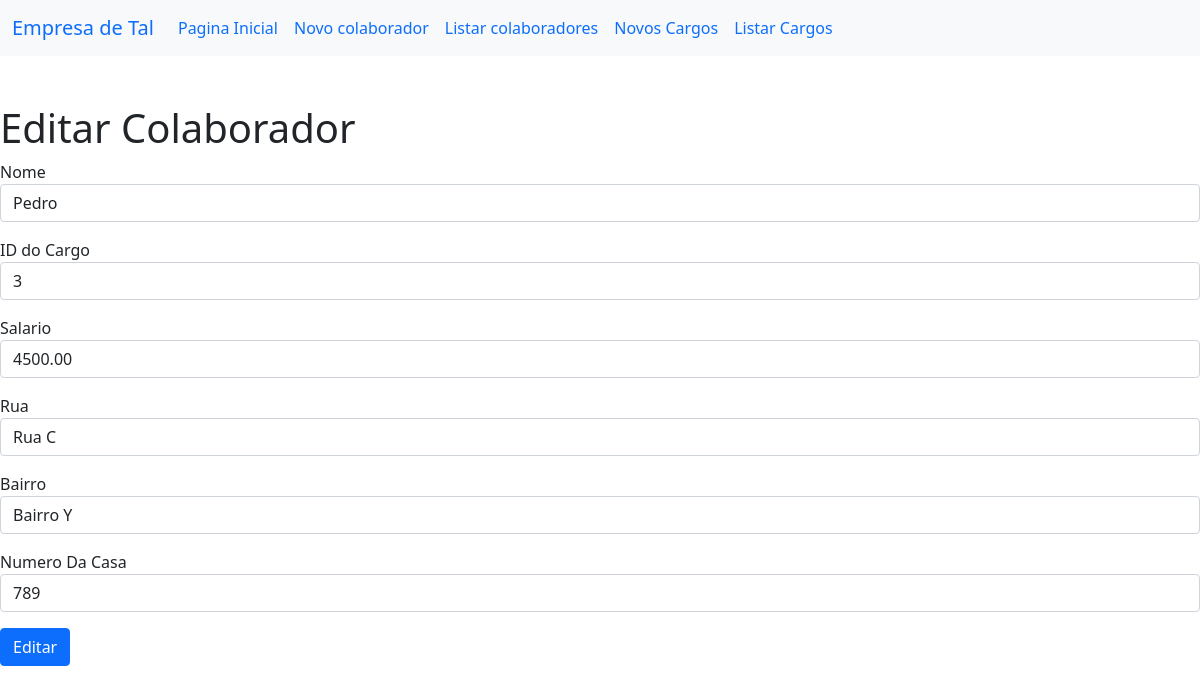
The app's page /?page=editar&ID=3 with its own data.
### tables this page shows
CREATE TABLE `funcionarios` (
  `ID` int(11) NOT NULL,
  `NomeF` varchar(100) DEFAULT NULL,
  `CargoID` int(11) NOT NULL,
  `Salario` decimal(10,2) DEFAULT NULL,
  `Rua` varchar(100) DEFAULT NULL,
  `Bairro` varchar(50) DEFAULT NULL,
  `NumeroCasa` varchar(10) DEFAULT NULL
);

### editar-usuario.php (the view, shortened to what this page needs)
<h1> Editar Colaborador</h1>
<?php
    $sql = "SELECT * FROM funcionarios WHERE ID=".$_REQUEST["ID"];
    $res = $conn->query($sql);
    $row = $res -> fetch_object();
    ?>
<form action="?page=salvar" method="POST">
    <div class="mb-3">
        <label>Nome</label>
        <input type="text" name="Nome" value="<?php print $row->NomeF ?>" class="form-control">
    </div>
    <div class="mb-3">
        <label>ID do Cargo</label>
        <input type="text" name="CargoID" value="<?php print $row->CargoID?>" class="form-control">
    </div>
    <div class="mb-3">
        <label>Salario</label>
        <input type="text" name="Salario" value="<?php print $row->Salario ?>" class="form-control">
    </div>
    <div class="mb-3">
        <label>Rua</label>
        <input type="text" name="Rua" value="<?php print $row->Rua ?>" class="form-control">
    </div>
    <div class="mb-3">
        <label>Bairro</label>
        <input type="text" name="Bairro" value="<?php print $row->Bairro ?>" class="form-control">
    </div>
    <div class="mb-3">
        <label>Numero Da Casa</label>
        <input type="text" name="NumeroCasa" value="<?php print $row->NumeroCasa ?>" class="form-control">
    </div>
    <div class="mb-3">
        <button type="submit" class="btn btn-primary">Editar</button>
    </div>
</form>

### records on screen
funcionarios: Nome "Pedro", CargoID "3", Salario "4500.00", Rua "Rua C", Bairro "Bairro Y", NumeroCasa "789"
